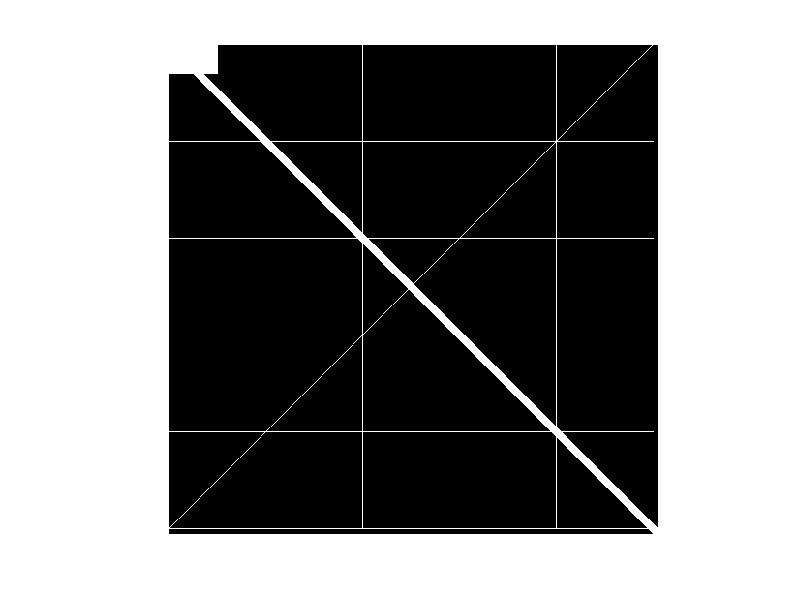

Reproduce this figure in MATLAB.
n=500;
I=zeros(n,n);
%I=imread('cat.jpg');
colormap(gray);
dims = size(I);
xlen = dims(1);
ylen = dims(2);
for x=1:xlen
    for y=1:ylen
        if mod(x,100) == 0
            I(x,y)=1;
        end
        if mod(y,200) == 0
            I(x,y)=1;
        end
        if x==y
            I(x,y)=1;
        end
        if x==500-y
            I(x,y)=1;
        end
        if x==y
            I(x:x+5,y:y+5)=1;
        end
    end
end
I(1:30,1:50)=1;
imshow(I);
